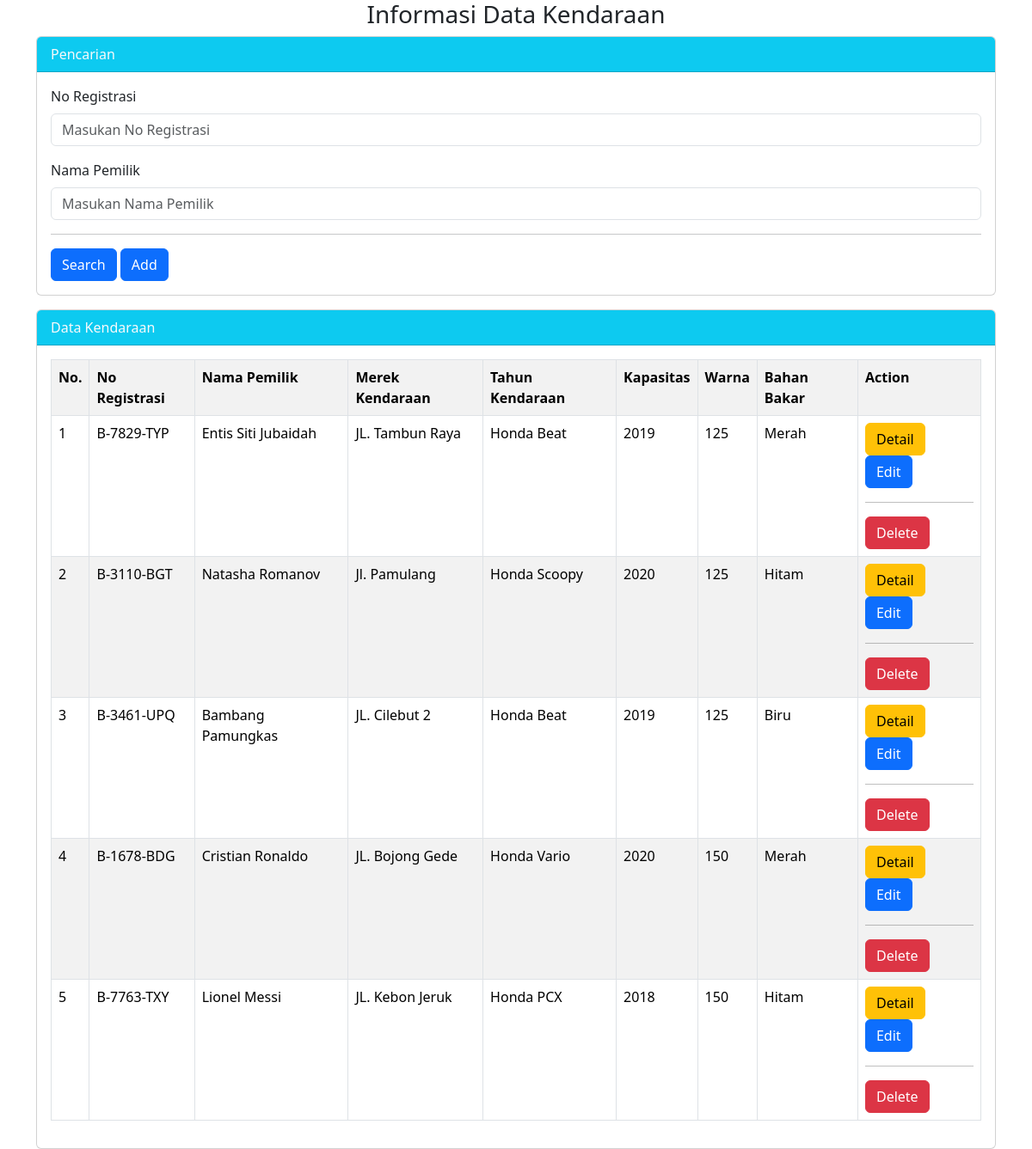
The page / on the database its author committed.
### tables this page shows
CREATE TABLE `tb_kendaraan` (
  `no_data` int(11) NOT NULL,
  `nomor_registrasi_kendaraan` varchar(50) DEFAULT NULL,
  `nama_pemilik` varchar(100) NOT NULL,
  `alamat` text DEFAULT NULL,
  `merk_kendaraan` varchar(50) DEFAULT NULL,
  `tahun_pembuatan` int(4) DEFAULT NULL,
  `kapasitas_silinder` int(11) DEFAULT NULL,
  `warna_kendaraan` enum('Merah','Hitam','Biru','Abu-Abu','Hijau','Pink') DEFAULT NULL,
  `bahan_bakar` varchar(15) DEFAULT NULL
);

### index.php (the view, shortened to what this page needs)
<!doctype html>
<html lang="en">
  <head>
    <link href="https://cdn.jsdelivr.net/npm/bootstrap@5.3.3/dist/css/bootstrap.min.css" rel="stylesheet">
  </head>
  <body>
    <div class="container">
        <h3 class="text-center">Informasi Data Kendaraan</h3>
        <div class="row">
            <div class="col-md-15">
                <div class="card">
                    <div class="card-header bg-info text-light">
                        Pencarian
                    </div>
                    <div class="card-body">
                    <form method="GET" Action="index.php">
                        <div class="mb-3">
                            <label  class="form-label">No Registrasi</label>
                            <input type="text" name="tcarinomer" class="form-control" placeholder="Masukan No Registrasi" required>
                        </div>
                        <div class="mb-3">
                            <label  class="form-label">Nama Pemilik</label>
                            <input type="text" name="tcarinama" class="form-control" placeholder="Masukan Nama Pemilik" required>
                        </div>
                        <div class="text-left">
                        <hr>
                        <a type="bcari" class="btn btn-primary" role="button">Search</a>
                        <a href="create.php" class="btn btn-primary" role="button">Add</a>
                    </div>
                    </form>
                    </div>
                </div>
            </div>
        </div>
        <div class="card mt-3">
                <div class="card-header bg-info text-light">
                    Data Kendaraan
                </div>
                <div class="card-body">
                    <table class="table table-striped table-hover table-bordered">
                        <tr>
                            <th>No.</th>
                            <th>No Registrasi</th>
                            <th>Nama Pemilik</th>
                            <th>Merek Kendaraan</th>
                            <th>Tahun Kendaraan</th>
                            <th>Kapasitas</th>
                            <th>Warna</th>
                            <th>Bahan Bakar</th>
                            <th colspan="3">Action</th>
                        </tr>
                        <?php
                            include "./koneksi.php";
                            if(isset($_POST['bcari'])){
                                $keyword = $_POST['tcarinomer'];
                                $query = "SELECT * from tb_kendaraan where nomor_registrasi_kendaraan like '%$keyword%' or nama_pemilik
                                like '%$keyword%' order by no_data desc";
                            }else{
                                $query = "SELECT * From tb_kendaraan order by no_data desc";
                                $result = mysqli_query($koneksi, $query);
                            }
                           $no =0;
                           while ($data = mysqli_fetch_assoc($result)) {
                            $no++;
                            ?>
                        <tr>
                            <td><?php echo $no;?></td>
                            <td><?php echo $data['nomor_registrasi_kendaraan']; ?></td>
                            <td><?php echo $data['nama_pemilik']; ?></td>
                            <td><?php echo $data['alamat']; ?></td>
                            <td><?php echo $data['merk_kendaraan']; ?></td>
                            <td><?php echo $data['tahun_pembuatan']; ?></td>
                            <td><?php echo $data['kapasitas_silinder']; ?></td>
                            <td><?php echo $data['warna_kendaraan']; ?></td>
                            <td>
                            <a href="detail.php?no_data=<?php echo htmlspecialchars($data['no_data']); ?>" class="btn btn-warning" role="button">Detail</a>
                            <a href="edit.php?no_data=<?php echo htmlspecialchars($data['no_data']); ?>" class="btn btn-primary" role="button">Edit</a>
                            <hr>
                            <a href="<?php echo htmlspecialchars($_SERVER["PHP_SELF"]);?>?no_data=<?php echo $data['no_data']; ?>" class="btn btn-danger" role="button">Delete</a>
                            </td>
                        </tr>
                        <?php
                            }
                        ?>
                    </table>
                </div>
            </div>
    </div>
  </body>
</html>

### rows shown on the page
tb_kendaraan: nomor_registrasi_kendaraan "B-7829-TYP", nama_pemilik "Entis Siti Jubaidah", alamat "JL. Tambun Raya", merk_kendaraan "Honda Beat", tahun_pembuatan "2019", kapasitas_silinder "125", warna_kendaraan "Merah"
tb_kendaraan: nomor_registrasi_kendaraan "B-3110-BGT", nama_pemilik "Natasha Romanov", alamat "Jl. Pamulang", merk_kendaraan "Honda Scoopy", tahun_pembuatan "2020", kapasitas_silinder "125", warna_kendaraan "Hitam"
tb_kendaraan: nomor_registrasi_kendaraan "B-3461-UPQ", nama_pemilik "Bambang Pamungkas", alamat "JL. Cilebut 2", merk_kendaraan "Honda Beat", tahun_pembuatan "2019", kapasitas_silinder "125", warna_kendaraan "Biru"
tb_kendaraan: nomor_registrasi_kendaraan "B-1678-BDG", nama_pemilik "Cristian Ronaldo", alamat "JL. Bojong Gede", merk_kendaraan "Honda Vario", tahun_pembuatan "2020", kapasitas_silinder "150", warna_kendaraan "Merah"
tb_kendaraan: nomor_registrasi_kendaraan "B-7763-TXY", nama_pemilik "Lionel Messi", alamat "JL. Kebon Jeruk", merk_kendaraan "Honda PCX", tahun_pembuatan "2018", kapasitas_silinder "150", warna_kendaraan "Hitam"
